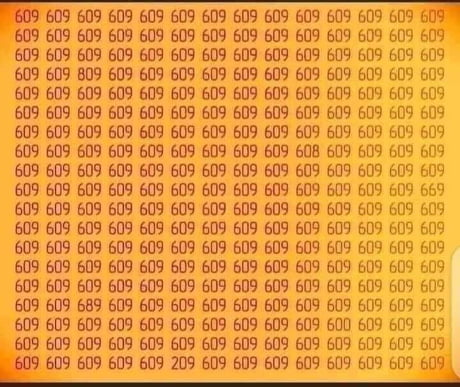
#> input picture detect609.jpg, 460 x 387 px
$ python srsm.py
#> lines starting #> are read from the running program, lines starting #| are printed output that depends on the picture
import cv2 as cv
import numpy as np

img = cv.imread('./detect609.jpg', 0)
#> img: shape (387, 460); min 31, max 224, mean 168.9
img = cv.resize(img, (256, 256))
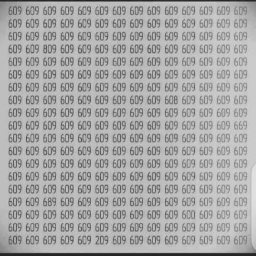
#> img: shape (256, 256); min 35, max 224, mean 168.8

fft = np.fft.fft2(img)
fftshift = np.fft.fftshift(fft)
magnitude_spectrum = np.log(np.abs(fftshift)+1)
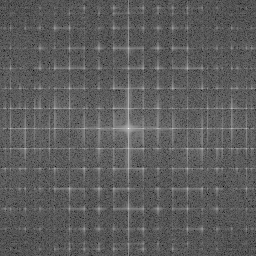
#> magnitude_spectrum: shape (256, 256) float64; min 1.58, max 16.22, mean 6.92; drawn with min black and max white
phase = np.angle(fftshift)
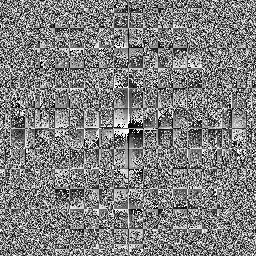
#> phase: shape (256, 256) float64; min -3.14, max 3.14, mean 4.79e-05; drawn with min black and max white

# smooth the magnitude spectrum with a average filter
smooth = cv.blur(magnitude_spectrum, (3, 3))
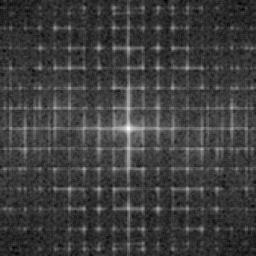
#> smooth: shape (256, 256) float64; min 5.21, max 12.2, mean 6.92; drawn with min black and max white
sr = magnitude_spectrum - smooth
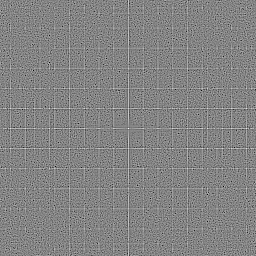
#> sr: shape (256, 256) float64; min -4.29, max 4.02, mean 0.000112; drawn with min black and max white

cv.imshow('sr', sr)
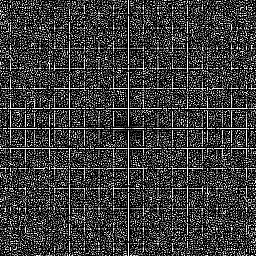
#> window 'sr': shape (256, 256); min 0, max 255, mean 60.4
cv.waitKey(0)

saliencyMap = np.abs(np.fft.ifft2(np.exp(sr + 1j * phase))) ** 2
saliencyMap = cv.GaussianBlur(saliencyMap, (9, 9), 2.5)
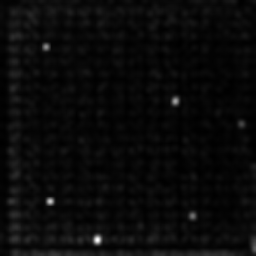
#> saliencyMap: shape (256, 256) float64; min 8.81e-06, max 0.000703, mean 3.74e-05; drawn with min black and max white

saliencyMap = (saliencyMap - np.min(saliencyMap)) / (np.max(saliencyMap) - np.min(saliencyMap))
saliencyMap = np.uint8(saliencyMap * 255)

cv.imshow('saliencyMap', saliencyMap)
cv.waitKey(0)

$ run again, with cman.jpg copied over detect609.jpg
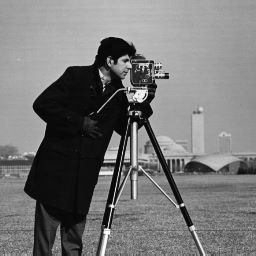
#> input picture cman.jpg, 256 x 256 px
#> img is the input picture: shape (256, 256); min 0, max 255, mean 118.7
#> `cv.imshow('sr', sr)`:
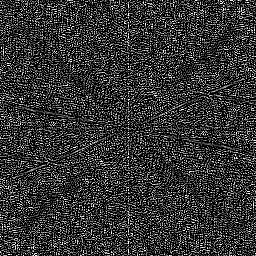
#> window 'sr': shape (256, 256); min 0, max 255, mean 54.1
#> `saliencyMap = cv.GaussianBlur(saliencyMap, (9, 9), 2.5)`:
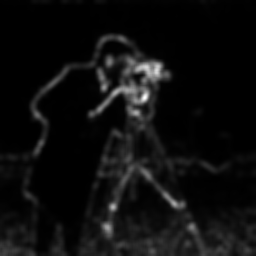
#> saliencyMap: shape (256, 256) float64; min 2.32e-07, max 0.000439, mean 2.44e-05; drawn with min black and max white

$ run again, with khan.png saved as detect609.jpg
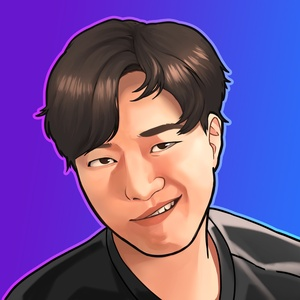
#> input picture khan.png, 300 x 300 px
#> `cv.imshow('sr', sr)`:
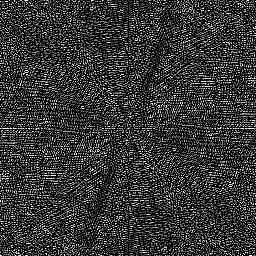
#> window 'sr': shape (256, 256); min 0, max 255, mean 54.1
#> `saliencyMap = cv.GaussianBlur(saliencyMap, (9, 9), 2.5)`:
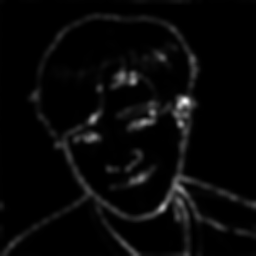
#> saliencyMap: shape (256, 256) float64; min 1.48e-07, max 0.000733, mean 2.42e-05; drawn with min black and max white
